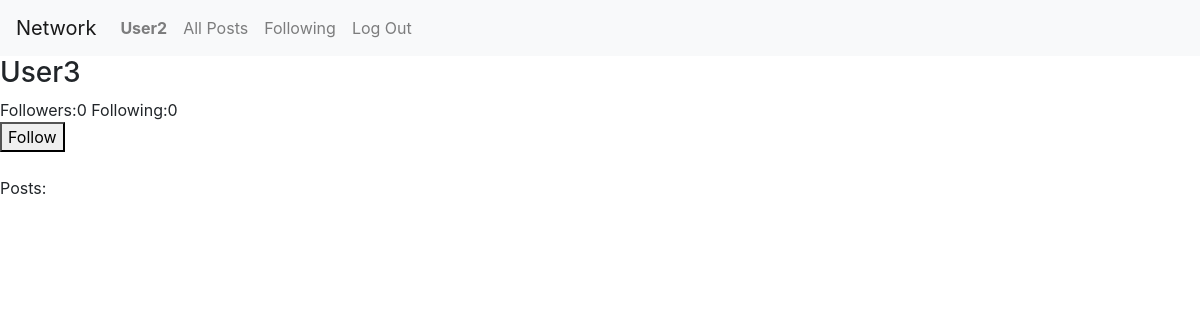
The page /User3 (signed in) on the database as committed earlier.
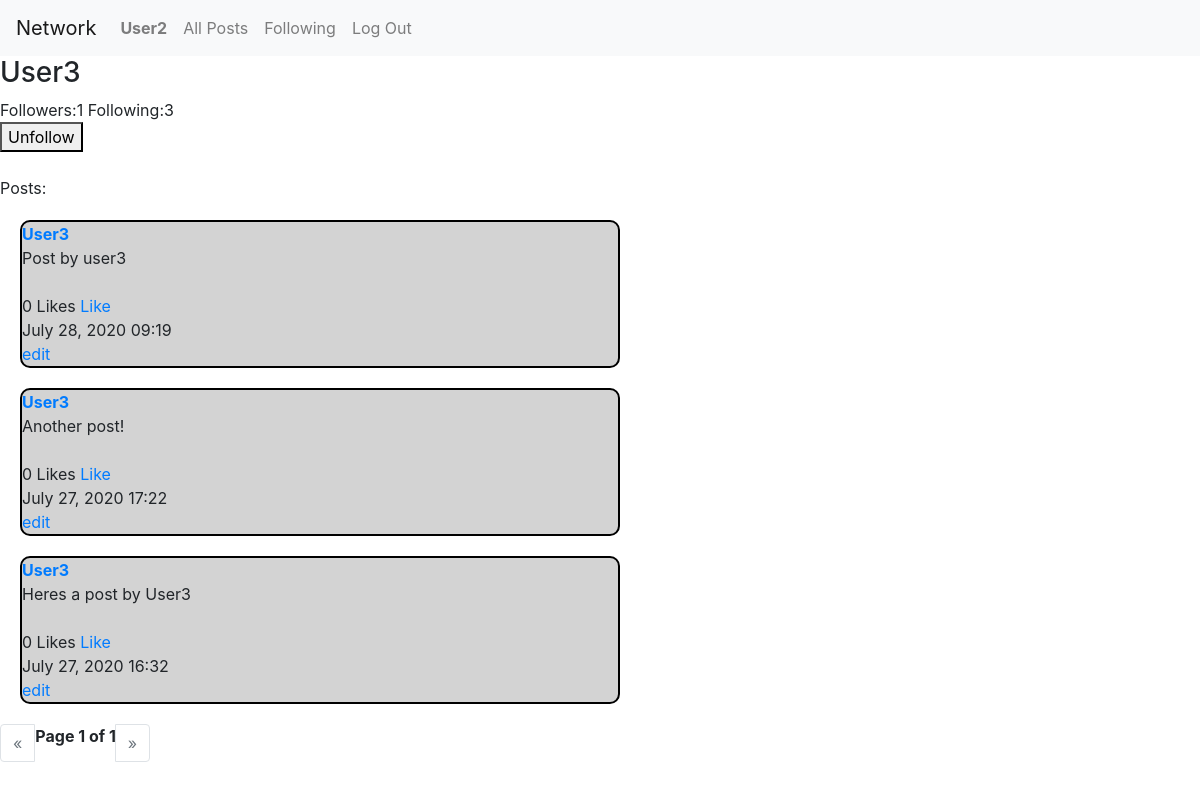
The same page on the database as committed later.
### network/models.py (models this page shows, shortened)
class Post(models.Model):
    user = models.ForeignKey(User, on_delete=models.CASCADE, related_name="auth")
    post = models.CharField(max_length = 140)
    likes = models.IntegerField(default=0, blank=True, null=True)
    time = models.CharField(max_length = 40, null=True)
    class Meta:
        ordering = ['-time']

class User(AbstractUser):
    pass

### network/views.py (the view, shortened to what this page needs)
# urls.py: path("<str:username>", views.profile, name="profile")
def profile(request, username):
    username = get_object_or_404(User, username=username)
    current_user = request.user
    current_user_following = username.user_following.filter(user_followed=current_user).exists()
    if current_user == username:
        user_self = True
    else:
        user_self = False
    if current_user_following:
        print(current_user, ' follows ', username, '?: ', current_user_following)
        follow_status = "Unfollow"
    else:
        print(current_user, ' follows ', username, '?: ', current_user_following)
        follow_status = "Follow"
    posts = Post.objects.filter(user_id=username).order_by('-id')
    paginator = Paginator(posts, 10)
    page = request.GET.get('page')
    posts = paginator.get_page(page)
    followers = username.user_following.all().count()
    following = username.user_followed.all().count()
    return render(request, "network/profile.html", {
    "username": username,
    "posts": posts,
    "follow_status": follow_status,
    "followers": followers,
    "following": following,
    "user_self": user_self
    })

### network/templates/network/profile.html (shortened to what this page needs)
{% extends "network/layout.html" %}
{% block body %}
{% if user.is_authenticated %}
<h3>{{ username }}</h3>
Followers:{{ followers }}
Following:{{ following }}
{% if user_self == True %}
<form class="follow" action="" method="post">
  <button type="submit" name="button"disabled>Follow</button>
  <input type="hidden" name="" value="follow_form">
  {% csrf_token %}
</form>
{% elif user_self == False %}
<form class="follow" action="" method="post">
  <button type="submit" name="button">{{ follow_status }}</button>
</form>
{% endif %}
<br>
Posts:
<br>
{% for post in posts %}
  <div class="post">
    <a href="{% url 'profile' username=post.user %}"><strong>{{ post.user }}</strong></a>
    <br>
    <div id="post-text">
      {{ post.post }}
    </div>
    <br>
    <div class="like">
      {{ post.likes }} Likes
      <a href=""class="likes">Like</a>
    </div>
    {{ post.time }}
    <br><a href="#"onclick="editPost()">edit</a>
  </div>
{% endfor %}
{% endif %}
{% endblock %}

### network/templates/network/layout.html (shortened to what this page needs)
{% load static %}
<!DOCTYPE html>
<html lang="en">
    <head>
        <link rel="stylesheet" href="https://stackpath.bootstrapcdn.com/bootstrap/4.4.1/css/bootstrap.min.css">
        <link href="{% static 'network/styles.css' %}" rel="stylesheet">
    </head>
    <body>
        <nav class="navbar navbar-expand-lg navbar-light bg-light">
            <a class="navbar-brand" href="#">Network</a>
            <div>
              <ul class="navbar-nav mr-auto">
                {% if user.is_authenticated %}
                    <li class="nav-item">
                        <a class="nav-link" href="{{ user.username }}"><strong>{{ user.username }}</strong></a>
                    </li>
                {% endif %}
                <li class="nav-item">
                  <a class="nav-link" href="{% url 'index' %}">All Posts</a>
                </li>
                {% if user.is_authenticated %}
                    <li class="nav-item">
                        <a class="nav-link" href="{% url 'following' %}">Following</a>
                    </li>
                    <li class="nav-item">
                        <a class="nav-link" href="{% url 'logout' %}">Log Out</a>
                    </li>
                {% endif %}
              </ul>
            </div>
          </nav>
        <div class="body">
            {% block body %}
            {% endblock %}
            {% if user.is_authenticated %}
            {% if posts %}
          <nav aria-label="Page navigation">
            <ul class="pagination">
              {% if posts.has_previous %}
              <li class="page-item">
              <a class="page-link " href="?page={{ posts.previous_page_number }}" aria-label="Previous">
              {% else %}
              <li class="page-item disabled">
              <a class="page-link " href="" aria-label="Previous">
              {% endif %}
                <span aria-hidden="true">&laquo;</span>
              </a>
            </li>
            <strong>Page {{ posts.number }} of {{ posts.paginator.num_pages }}</strong>
            {% if posts.has_next %}
            <li class="page-item">
              <a class="page-link" href="?page={{ posts.next_page_number }}" aria-label="Next">
            {% else %}
            <li class="page-item disabled">
              <a class="page-link" href="" aria-label="Next">
            {% endif %}
                <span aria-hidden="true">&raquo;</span>
              </a>
            </li>
          </ul>
        </nav>
        {% endif %}
        {% endif %}
        </div>
    </body>
</html>

Rows that differ between the two databases and show on the page:
added Post: user "User3", post "Post by user3", likes "0", time "July 28, 2020 09:19"
added Post: user "User3", post "Another post!", likes "0", time "July 27, 2020 17:22"
added Post: user "User3", post "Heres a post by User3", likes "0", time "July 27, 2020 16:32"
Other text that changed with them:
{{ followers }}: "0" → "1"
{{ following }}: "0" → "3"
{{ follow_status }}: "Follow" → "Unfollow"
{{ posts.number }}: (not shown) → "1"
{{ posts.paginator.num_pages }}: (not shown) → "1"
text now shown: "« Page of »"
